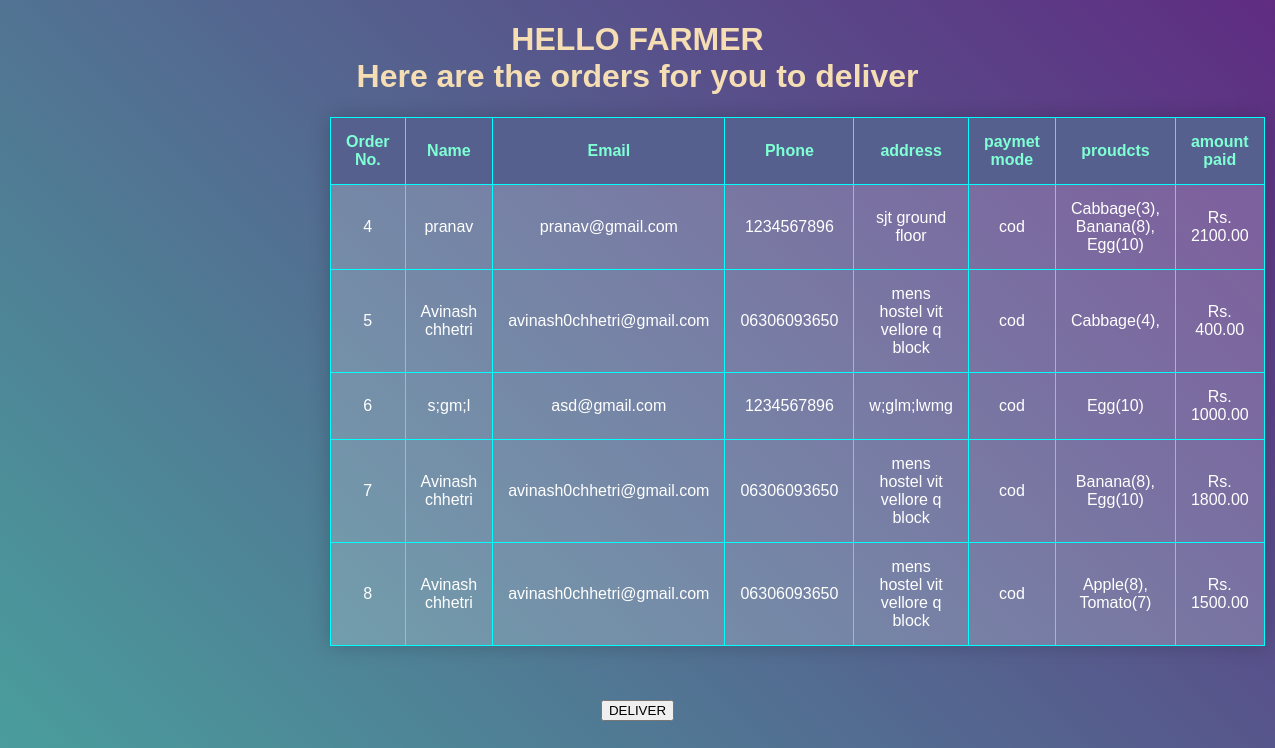
Screenshot of /php/home-farmer.php with the database file from the repository.
### tables this page shows
CREATE TABLE `orders` (
  `id` int(11) NOT NULL,
  `name` varchar(255) DEFAULT NULL,
  `email` varchar(255) DEFAULT NULL,
  `phone` varchar(255) DEFAULT NULL,
  `address` varchar(255) DEFAULT NULL,
  `pmode` varchar(255) DEFAULT NULL,
  `products` text DEFAULT NULL,
  `amount_paid` decimal(10,2) DEFAULT NULL
);

### php/home-farmer.php (the view, shortened to what this page needs)
<!DOCTYPE html>
<html lang="en">
  <head>
  </head>
  <body>
    <center class="top"><h1>HELLO FARMER <br> Here are the orders for you to deliver</h1></center>
    <table border="1" cellspacing="5" cellpadding="5" width="100%">
      <thead>
        <tr>
          <th>Order No.</th>
          <th>Name</th>
          <th>Email</th>
          <th>Phone</th>
          <th>address</th>
          <th>paymet mode</th>
          <th>proudcts</th>
          <th>amount paid</th>
        </tr>
      </thead>
      <tbody>
        <?php
        require_once('cnkt.php');
        $result = $conn->prepare("SELECT * FROM orders ");
        $result->execute(); for($i=0; $row = $result->fetch();
        $i++){
          ?>
        <tr>
          <td>
            <label><?php echo $row['id']; ?></label>
          </td>
          <td>
            <label><?php echo $row['name']; ?></label>
          </td>
          <td>
            <label><?php echo $row['email']; ?></label>
          </td>
          <td>
            <label><?php echo $row['phone']; ?></label>
          </td>
          <td>
            <label><?php echo $row['address']; ?></label>
          </td>
          <td>
            <label><?php echo $row['pmode']; ?></label>
          </td>
          <td>
            <label><?php echo $row['products']; ?></label>
          </td>
          <td>
            <label><?php echo "Rs. " . $row['amount_paid']; ?></label>
          </td>
        </tr>
        <?php } ?>
      </tbody>
    </table>
    <br><br><br>
    <center><input type="button" value="DELIVER" onclick="myFunction()" /></center>
  </body>
</html>

### php/home-farmer.php (style rules this page uses)
html, body { height: 100%; }
body { margin: 0; background: linear-gradient(45deg, #49a09d, #5f2c82); font-family: sans-serif; font-weight: 100; }
.top { color: wheat; }
table { margin-left: 330px; text-align: center; width: 900px; border-collapse: collapse; overflow: hidden; box-shadow: 0 0 20px rgba(0,0,0,0.2); border-color: aqua; }
th, td { padding: 15px; background-color: rgba(255,255,255,0.2); color: #fff; }
th { text-align: left; }
thead tr th { color: aquamarine; text-align: center; }

### rows the page displays
orders: id "4", name "pranav", email "pranav@gmail.com", phone "1234567896", address "sjt ground floor", pmode "cod", products "Cabbage(3), Banana(8), Egg(10)", amount_paid "2100.00"
orders: id "5", name "Avinash chhetri", email "avinash0chhetri@gmail.com", phone "06306093650", address "mens hostel vit vellore q block", pmode "cod", products "Cabbage(4),", amount_paid "400.00"
orders: id "6", name "s;gm;l", email "asd@gmail.com", phone "1234567896", address "w;glm;lwmg", pmode "cod", products "Egg(10)", amount_paid "1000.00"
orders: id "7", name "Avinash chhetri", email "avinash0chhetri@gmail.com", phone "06306093650", address "mens hostel vit vellore q block", pmode "cod", products "Banana(8), Egg(10)", amount_paid "1800.00"
orders: id "8", name "Avinash chhetri", email "avinash0chhetri@gmail.com", phone "06306093650", address "mens hostel vit vellore q block", pmode "cod", products "Apple(8), Tomato(7)", amount_paid "1500.00"
